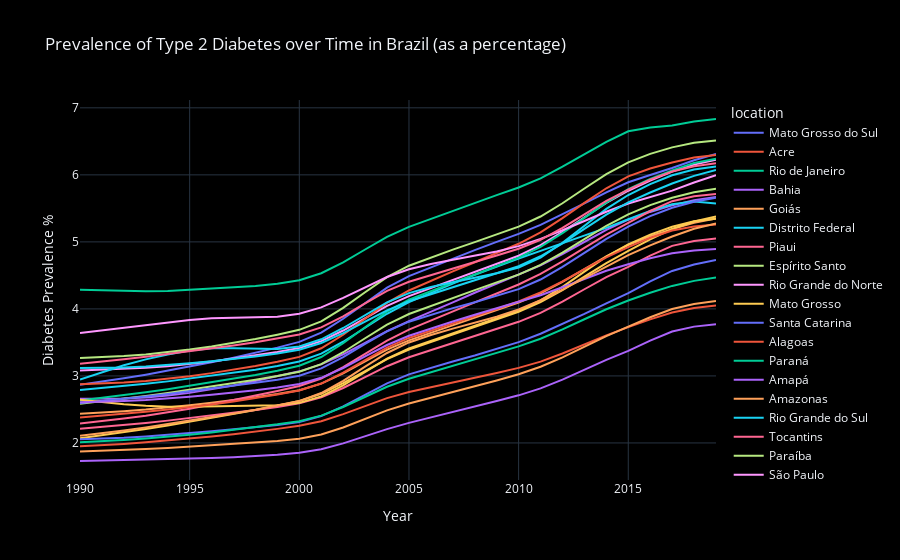

Notebook cell for this chart:
### Code cell
fig = px.line(df,
              x='year',
              y='val_percent',
labels={"year":"Year","val_percent":"Diabetes Prevalence %"
                      },
color='location',
title='Prevalence of Type 2 Diabetes over Time in Brazil (as a percentage)')
fig.update_layout(template='plotly_dark',plot_bgcolor='black', paper_bgcolor='black')
fig.show()

### Figure 1 — Plotly figure (JSON) as saved in the notebook; plotly's stock layout.template omitted (floating-point values rounded to 4 significant figures)
{"data": [{"hovertemplate": "location=Mato Grosso do Sul<br>Year=%{x}<br>Diabetes Prevalence %=%{y}<extra></extra>", "legendgroup": "Mato Grosso do Sul", "line": {"color": "#636efa", "dash": "solid"}, "marker": {"symbol": "circle"}, "mode": "lines", "name": "Mato Grosso do Sul", "orientation": "v", "showlegend": true, "type": "scatter", "x": [1990, 1991, 1992, 1993, 1994, 1995, 1996, 1997, 1998, 1999, 2000, 2001, 2002, 2003, 2004, 2005, 2006, 2007, 2008, 2009, 2010, 2011, 2012, 2013, 2014, 2015, 2016, 2017, 2018, 2019], "xaxis": "x", "y": [2.868, 2.912, 2.964, 3.019, 3.077, 3.138, 3.202, 3.271, 3.344, 3.422, 3.508, 3.646, 3.853, 4.09, 4.316, 4.49, 4.621, 4.75, 4.876, 4.999, 5.12, 5.253, 5.408, 5.575, 5.74, 5.89, 5.998, 6.102, 6.218, 6.313], "yaxis": "y"}, {"hovertemplate": "location=Acre<br>Year=%{x}<br>Diabetes Prevalence %=%{y}<extra></extra>", "legendgroup": "Acre", "line": {"color": "#EF553B", "dash": "solid"}, "marker": {"symbol": "circle"}, "mode": "lines", "name": "Acre", "orientation": "v", "showlegend": true, "type": "scatter", "x": [1990, 1991, 1992, 1993, 1994, 1995, 1996, 1997, 1998, 1999, 2000, 2001, 2002, 2003, 2004, 2005, 2006, 2007, 2008, 2009, 2010, 2011, 2012, 2013, 2014, 2015, 2016, 2017, 2018, 2019], "xaxis": "x", "y": [1.949, 1.965, 1.986, 2.01, 2.037, 2.067, 2.097, 2.131, 2.168, 2.21, 2.255, 2.324, 2.43, 2.551, 2.668, 2.76, 2.828, 2.898, 2.97, 3.043, 3.12, 3.214, 3.334, 3.469, 3.605, 3.728, 3.844, 3.946, 4.013, 4.051], "yaxis": "y"}, {"hovertemplate": "location=Rio de Janeiro<br>Year=%{x}<br>Diabetes Prevalence %=%{y}<extra></extra>", "legendgroup": "Rio de Janeiro", "line": {"color": "#00cc96", "dash": "solid"}, "marker": {"symbol": "circle"}, "mode": "lines", "name": "Rio de Janeiro", "orientation": "v", "showlegend": true, "type": "scatter", "x": [1990, 1991, 1992, 1993, 1994, 1995, 1996, 1997, 1998, 1999, 2000, 2001, 2002, 2003, 2004, 2005, 2006, 2007, 2008, 2009, 2010, 2011, 2012, 2013, 2014, 2015, 2016, 2017, 2018, 2019], "xaxis": "x", "y": [4.286, 4.274, 4.266, 4.262, 4.266, 4.283, 4.304, 4.322, 4.343, 4.375, 4.427, 4.533, 4.696, 4.886, 5.073, 5.223, 5.344, 5.464, 5.581, 5.697, 5.811, 5.948, 6.121, 6.31, 6.493, 6.649, 6.708, 6.737, 6.797, 6.833], "yaxis": "y"}, {"hovertemplate": "location=Bahia<br>Year=%{x}<br>Diabetes Prevalence %=%{y}<extra></extra>", "legendgroup": "Bahia", "line": {"color": "#ab63fa", "dash": "solid"}, "marker": {"symbol": "circle"}, "mode": "lines", "name": "Bahia", "orientation": "v", "showlegend": true, "type": "scatter", "x": [1990, 1991, 1992, 1993, 1994, 1995, 1996, 1997, 1998, 1999, 2000, 2001, 2002, 2003, 2004, 2005, 2006, 2007, 2008, 2009, 2010, 2011, 2012, 2013, 2014, 2015, 2016, 2017, 2018, 2019], "xaxis": "x", "y": [2.658, 2.656, 2.662, 2.678, 2.706, 2.747, 2.799, 2.858, 2.924, 2.995, 3.068, 3.173, 3.321, 3.494, 3.667, 3.817, 3.953, 4.096, 4.241, 4.381, 4.509, 4.649, 4.819, 5.002, 5.179, 5.331, 5.447, 5.545, 5.623, 5.668], "yaxis": "y"}, {"hovertemplate": "location=Goiás<br>Year=%{x}<br>Diabetes Prevalence %=%{y}<extra></extra>", "legendgroup": "Goiás", "line": {"color": "#FFA15A", "dash": "solid"}, "marker": {"symbol": "circle"}, "mode": "lines", "name": "Goiás", "orientation": "v", "showlegend": true, "type": "scatter", "x": [1990, 1991, 1992, 1993, 1994, 1995, 1996, 1997, 1998, 1999, 2000, 2001, 2002, 2003, 2004, 2005, 2006, 2007, 2008, 2009, 2010, 2011, 2012, 2013, 2014, 2015, 2016, 2017, 2018, 2019], "xaxis": "x", "y": [2.436, 2.452, 2.473, 2.497, 2.527, 2.561, 2.598, 2.638, 2.681, 2.731, 2.788, 2.885, 3.037, 3.216, 3.392, 3.531, 3.641, 3.753, 3.866, 3.981, 4.096, 4.233, 4.404, 4.594, 4.784, 4.954, 5.083, 5.191, 5.284, 5.348], "yaxis": "y"}, {"hovertemplate": "location=Distrito Federal<br>Year=%{x}<br>Diabetes Prevalence %=%{y}<extra></extra>", "legendgroup": "Distrito Federal", "line": {"color": "#19d3f3", "dash": "solid"}, "marker": {"symbol": "circle"}, "mode": "lines", "name": "Distrito Federal", "orientation": "v", "showlegend": true, "type": "scatter", "x": [1990, 1991, 1992, 1993, 1994, 1995, 1996, 1997, 1998, 1999, 2000, 2001, 2002, 2003, 2004, 2005, 2006, 2007, 2008, 2009, 2010, 2011, 2012, 2013, 2014, 2015, 2016, 2017, 2018, 2019], "xaxis": "x", "y": [2.791, 2.819, 2.849, 2.882, 2.919, 2.961, 3.005, 3.047, 3.093, 3.148, 3.216, 3.332, 3.51, 3.719, 3.928, 4.1, 4.241, 4.377, 4.507, 4.632, 4.752, 4.866, 4.977, 5.09, 5.21, 5.338, 5.461, 5.561, 5.602, 5.572], "yaxis": "y"}, {"hovertemplate": "location=Piaui<br>Year=%{x}<br>Diabetes Prevalence %=%{y}<extra></extra>", "legendgroup": "Piaui", "line": {"color": "#FF6692", "dash": "solid"}, "marker": {"symbol": "circle"}, "mode": "lines", "name": "Piaui", "orientation": "v", "showlegend": true, "type": "scatter", "x": [1990, 1991, 1992, 1993, 1994, 1995, 1996, 1997, 1998, 1999, 2000, 2001, 2002, 2003, 2004, 2005, 2006, 2007, 2008, 2009, 2010, 2011, 2012, 2013, 2014, 2015, 2016, 2017, 2018, 2019], "xaxis": "x", "y": [2.289, 2.324, 2.363, 2.406, 2.455, 2.512, 2.574, 2.639, 2.706, 2.776, 2.849, 2.962, 3.131, 3.328, 3.526, 3.692, 3.83, 3.964, 4.098, 4.23, 4.364, 4.522, 4.71, 4.912, 5.11, 5.282, 5.461, 5.607, 5.682, 5.713], "yaxis": "y"}, {"hovertemplate": "location=Espírito Santo<br>Year=%{x}<br>Diabetes Prevalence %=%{y}<extra></extra>", "legendgroup": "Espírito Santo", "line": {"color": "#B6E880", "dash": "solid"}, "marker": {"symbol": "circle"}, "mode": "lines", "name": "Espírito Santo", "orientation": "v", "showlegend": true, "type": "scatter", "x": [1990, 1991, 1992, 1993, 1994, 1995, 1996, 1997, 1998, 1999, 2000, 2001, 2002, 2003, 2004, 2005, 2006, 2007, 2008, 2009, 2010, 2011, 2012, 2013, 2014, 2015, 2016, 2017, 2018, 2019], "xaxis": "x", "y": [2.586, 2.621, 2.66, 2.701, 2.745, 2.792, 2.841, 2.891, 2.942, 2.998, 3.062, 3.175, 3.353, 3.562, 3.765, 3.923, 4.045, 4.164, 4.28, 4.395, 4.512, 4.657, 4.84, 5.042, 5.241, 5.411, 5.548, 5.658, 5.74, 5.791], "yaxis": "y"}, {"hovertemplate": "location=Rio Grande do Norte<br>Year=%{x}<br>Diabetes Prevalence %=%{y}<extra></extra>", "legendgroup": "Rio Grande do Norte", "line": {"color": "#FF97FF", "dash": "solid"}, "marker": {"symbol": "circle"}, "mode": "lines", "name": "Rio Grande do Norte", "orientation": "v", "showlegend": true, "type": "scatter", "x": [1990, 1991, 1992, 1993, 1994, 1995, 1996, 1997, 1998, 1999, 2000, 2001, 2002, 2003, 2004, 2005, 2006, 2007, 2008, 2009, 2010, 2011, 2012, 2013, 2014, 2015, 2016, 2017, 2018, 2019], "xaxis": "x", "y": [3.08, 3.09, 3.104, 3.122, 3.146, 3.177, 3.216, 3.259, 3.306, 3.358, 3.418, 3.52, 3.677, 3.862, 4.044, 4.191, 4.309, 4.427, 4.546, 4.668, 4.794, 4.951, 5.15, 5.367, 5.581, 5.763, 5.916, 6.049, 6.152, 6.224], "yaxis": "y"}, {"hovertemplate": "location=Mato Grosso<br>Year=%{x}<br>Diabetes Prevalence %=%{y}<extra></extra>", "legendgroup": "Mato Grosso", "line": {"color": "#FECB52", "dash": "solid"}, "marker": {"symbol": "circle"}, "mode": "lines", "name": "Mato Grosso", "orientation": "v", "showlegend": true, "type": "scatter", "x": [1990, 1991, 1992, 1993, 1994, 1995, 1996, 1997, 1998, 1999, 2000, 2001, 2002, 2003, 2004, 2005, 2006, 2007, 2008, 2009, 2010, 2011, 2012, 2013, 2014, 2015, 2016, 2017, 2018, 2019], "xaxis": "x", "y": [2.071, 2.114, 2.16, 2.209, 2.261, 2.316, 2.373, 2.431, 2.491, 2.555, 2.625, 2.733, 2.891, 3.073, 3.251, 3.394, 3.508, 3.62, 3.731, 3.842, 3.957, 4.1, 4.28, 4.481, 4.684, 4.866, 5.037, 5.191, 5.303, 5.379], "yaxis": "y"}, {"hovertemplate": "location=Santa Catarina<br>Year=%{x}<br>Diabetes Prevalence %=%{y}<extra></extra>", "legendgroup": "Santa Catarina", "line": {"color": "#636efa", "dash": "solid"}, "marker": {"symbol": "circle"}, "mode": "lines", "name": "Santa Catarina", "orientation": "v", "showlegend": true, "type": "scatter", "x": [1990, 1991, 1992, 1993, 1994, 1995, 1996, 1997, 1998, 1999, 2000, 2001, 2002, 2003, 2004, 2005, 2006, 2007, 2008, 2009, 2010, 2011, 2012, 2013, 2014, 2015, 2016, 2017, 2018, 2019], "xaxis": "x", "y": [2.598, 2.627, 2.659, 2.693, 2.729, 2.769, 2.813, 2.855, 2.897, 2.944, 3.002, 3.112, 3.281, 3.478, 3.666, 3.809, 3.916, 4.011, 4.1, 4.192, 4.294, 4.438, 4.626, 4.836, 5.046, 5.228, 5.384, 5.51, 5.598, 5.659], "yaxis": "y"}, {"hovertemplate": "location=Alagoas<br>Year=%{x}<br>Diabetes Prevalence %=%{y}<extra></extra>", "legendgroup": "Alagoas", "line": {"color": "#EF553B", "dash": "solid"}, "marker": {"symbol": "circle"}, "mode": "lines", "name": "Alagoas", "orientation": "v", "showlegend": true, "type": "scatter", "x": [1990, 1991, 1992, 1993, 1994, 1995, 1996, 1997, 1998, 1999, 2000, 2001, 2002, 2003, 2004, 2005, 2006, 2007, 2008, 2009, 2010, 2011, 2012, 2013, 2014, 2015, 2016, 2017, 2018, 2019], "xaxis": "x", "y": [2.876, 2.885, 2.902, 2.926, 2.957, 2.995, 3.042, 3.093, 3.149, 3.213, 3.284, 3.412, 3.615, 3.854, 4.089, 4.275, 4.42, 4.56, 4.697, 4.833, 4.972, 5.143, 5.355, 5.582, 5.8, 5.977, 6.094, 6.183, 6.258, 6.296], "yaxis": "y"}, {"hovertemplate": "location=Paraná<br>Year=%{x}<br>Diabetes Prevalence %=%{y}<extra></extra>", "legendgroup": "Paraná", "line": {"color": "#00cc96", "dash": "solid"}, "marker": {"symbol": "circle"}, "mode": "lines", "name": "Paraná", "orientation": "v", "showlegend": true, "type": "scatter", "x": [1990, 1991, 1992, 1993, 1994, 1995, 1996, 1997, 1998, 1999, 2000, 2001, 2002, 2003, 2004, 2005, 2006, 2007, 2008, 2009, 2010, 2011, 2012, 2013, 2014, 2015, 2016, 2017, 2018, 2019], "xaxis": "x", "y": [2.633, 2.672, 2.714, 2.756, 2.802, 2.853, 2.905, 2.958, 3.014, 3.078, 3.152, 3.282, 3.487, 3.727, 3.959, 4.137, 4.267, 4.392, 4.513, 4.636, 4.765, 4.926, 5.131, 5.359, 5.586, 5.788, 5.94, 6.067, 6.177, 6.24], "yaxis": "y"}, {"hovertemplate": "location=Amapá<br>Year=%{x}<br>Diabetes Prevalence %=%{y}<extra></extra>", "legendgroup": "Amapá", "line": {"color": "#ab63fa", "dash": "solid"}, "marker": {"symbol": "circle"}, "mode": "lines", "name": "Amapá", "orientation": "v", "showlegend": true, "type": "scatter", "x": [1990, 1991, 1992, 1993, 1994, 1995, 1996, 1997, 1998, 1999, 2000, 2001, 2002, 2003, 2004, 2005, 2006, 2007, 2008, 2009, 2010, 2011, 2012, 2013, 2014, 2015, 2016, 2017, 2018, 2019], "xaxis": "x", "y": [1.731, 1.736, 1.743, 1.749, 1.757, 1.766, 1.776, 1.788, 1.803, 1.824, 1.853, 1.907, 1.994, 2.099, 2.207, 2.299, 2.379, 2.46, 2.541, 2.625, 2.71, 2.814, 2.945, 3.091, 3.239, 3.373, 3.526, 3.663, 3.736, 3.772], "yaxis": "y"}, {"hovertemplate": "location=Amazonas<br>Year=%{x}<br>Diabetes Prevalence %=%{y}<extra></extra>", "legendgroup": "Amazonas", "line": {"color": "#FFA15A", "dash": "solid"}, "marker": {"symbol": "circle"}, "mode": "lines", "name": "Amazonas", "orientation": "v", "showlegend": true, "type": "scatter", "x": [1990, 1991, 1992, 1993, 1994, 1995, 1996, 1997, 1998, 1999, 2000, 2001, 2002, 2003, 2004, 2005, 2006, 2007, 2008, 2009, 2010, 2011, 2012, 2013, 2014, 2015, 2016, 2017, 2018, 2019], "xaxis": "x", "y": [1.872, 1.882, 1.895, 1.909, 1.926, 1.945, 1.966, 1.985, 2.006, 2.031, 2.062, 2.125, 2.231, 2.358, 2.485, 2.588, 2.672, 2.757, 2.844, 2.933, 3.024, 3.136, 3.277, 3.435, 3.593, 3.735, 3.876, 3.998, 4.074, 4.118], "yaxis": "y"}, {"hovertemplate": "location=Rio Grande do Sul<br>Year=%{x}<br>Diabetes Prevalence %=%{y}<extra></extra>", "legendgroup": "Rio Grande do Sul", "line": {"color": "#19d3f3", "dash": "solid"}, "marker": {"symbol": "circle"}, "mode": "lines", "name": "Rio Grande do Sul", "orientation": "v", "showlegend": true, "type": "scatter", "x": [1990, 1991, 1992, 1993, 1994, 1995, 1996, 1997, 1998, 1999, 2000, 2001, 2002, 2003, 2004, 2005, 2006, 2007, 2008, 2009, 2010, 2011, 2012, 2013, 2014, 2015, 2016, 2017, 2018, 2019], "xaxis": "x", "y": [2.946, 3.058, 3.16, 3.247, 3.32, 3.38, 3.412, 3.413, 3.401, 3.401, 3.438, 3.546, 3.715, 3.911, 4.097, 4.235, 4.326, 4.399, 4.463, 4.531, 4.617, 4.766, 4.986, 5.241, 5.493, 5.699, 5.862, 5.993, 6.079, 6.125], "yaxis": "y"}, {"hovertemplate": "location=Tocantins<br>Year=%{x}<br>Diabetes Prevalence %=%{y}<extra></extra>", "legendgroup": "Tocantins", "line": {"color": "#FF6692", "dash": "solid"}, "marker": {"symbol": "circle"}, "mode": "lines", "name": "Tocantins", "orientation": "v", "showlegend": true, "type": "scatter", "x": [1990, 1991, 1992, 1993, 1994, 1995, 1996, 1997, 1998, 1999, 2000, 2001, 2002, 2003, 2004, 2005, 2006, 2007, 2008, 2009, 2010, 2011, 2012, 2013, 2014, 2015, 2016, 2017, 2018, 2019], "xaxis": "x", "y": [2.213, 2.24, 2.268, 2.298, 2.333, 2.371, 2.41, 2.449, 2.49, 2.536, 2.59, 2.681, 2.82, 2.983, 3.145, 3.279, 3.386, 3.49, 3.594, 3.699, 3.807, 3.941, 4.109, 4.293, 4.473, 4.628, 4.796, 4.941, 5.014, 5.049], "yaxis": "y"}, {"hovertemplate": "location=Paraíba<br>Year=%{x}<br>Diabetes Prevalence %=%{y}<extra></extra>", "legendgroup": "Paraíba", "line": {"color": "#B6E880", "dash": "solid"}, "marker": {"symbol": "circle"}, "mode": "lines", "name": "Paraíba", "orientation": "v", "showlegend": true, "type": "scatter", "x": [1990, 1991, 1992, 1993, 1994, 1995, 1996, 1997, 1998, 1999, 2000, 2001, 2002, 2003, 2004, 2005, 2006, 2007, 2008, 2009, 2010, 2011, 2012, 2013, 2014, 2015, 2016, 2017, 2018, 2019], "xaxis": "x", "y": [3.269, 3.278, 3.296, 3.321, 3.354, 3.395, 3.44, 3.492, 3.55, 3.615, 3.688, 3.814, 4.015, 4.249, 4.475, 4.644, 4.766, 4.884, 4.997, 5.111, 5.228, 5.378, 5.577, 5.796, 6.01, 6.185, 6.313, 6.41, 6.478, 6.513], "yaxis": "y"}, {"hovertemplate": "location=São Paulo<br>Year=%{x}<br>Diabetes Prevalence %=%{y}<extra></extra>", "legendgroup": "São Paulo", "line": {"color": "#FF97FF", "dash": "solid"}, "marker": {"symbol": "circle"}, "mode": "lines", "name": "São Paulo", "orientation": "v", "showlegend": true, "type": "scatter", "x": [1990, 1991, 1992, 1993, 1994, 1995, 1996, 1997, 1998, 1999, 2000, 2001, 2002, 2003, 2004, 2005, 2006, 2007, 2008, 2009, 2010, 2011, 2012, 2013, 2014, 2015, 2016, 2017, 2018, 2019], "xaxis": "x", "y": [3.642, 3.682, 3.721, 3.758, 3.795, 3.834, 3.861, 3.867, 3.87, 3.884, 3.927, 4.023, 4.163, 4.323, 4.476, 4.591, 4.67, 4.734, 4.792, 4.856, 4.937, 5.045, 5.174, 5.312, 5.45, 5.574, 5.665, 5.765, 5.886, 5.997], "yaxis": "y"}, {"hovertemplate": "location=Minas Gerais<br>Year=%{x}<br>Diabetes Prevalence %=%{y}<extra></extra>", "legendgroup": "Minas Gerais", "line": {"color": "#FECB52", "dash": "solid"}, "marker": {"symbol": "circle"}, "mode": "lines", "name": "Minas Gerais", "orientation": "v", "showlegend": true, "type": "scatter", "x": [1990, 1991, 1992, 1993, 1994, 1995, 1996, 1997, 1998, 1999, 2000, 2001, 2002, 2003, 2004, 2005, 2006, 2007, 2008, 2009, 2010, 2011, 2012, 2013, 2014, 2015, 2016, 2017, 2018, 2019], "xaxis": "x", "y": [2.645, 2.61, 2.579, 2.555, 2.541, 2.542, 2.546, 2.546, 2.548, 2.563, 2.598, 2.694, 2.86, 3.06, 3.258, 3.409, 3.522, 3.633, 3.743, 3.856, 3.973, 4.127, 4.33, 4.557, 4.779, 4.963, 5.108, 5.226, 5.308, 5.344], "yaxis": "y"}, {"hovertemplate": "location=Roraima<br>Year=%{x}<br>Diabetes Prevalence %=%{y}<extra></extra>", "legendgroup": "Roraima", "line": {"color": "#636efa", "dash": "solid"}, "marker": {"symbol": "circle"}, "mode": "lines", "name": "Roraima", "orientation": "v", "showlegend": true, "type": "scatter", "x": [1990, 1991, 1992, 1993, 1994, 1995, 1996, 1997, 1998, 1999, 2000, 2001, 2002, 2003, 2004, 2005, 2006, 2007, 2008, 2009, 2010, 2011, 2012, 2013, 2014, 2015, 2016, 2017, 2018, 2019], "xaxis": "x", "y": [2.056, 2.063, 2.077, 2.096, 2.12, 2.147, 2.175, 2.203, 2.232, 2.268, 2.312, 2.401, 2.546, 2.718, 2.889, 3.023, 3.123, 3.215, 3.305, 3.399, 3.504, 3.629, 3.772, 3.926, 4.084, 4.235, 4.41, 4.566, 4.664, 4.731], "yaxis": "y"}, {"hovertemplate": "location=Ceará<br>Year=%{x}<br>Diabetes Prevalence %=%{y}<extra></extra>", "legendgroup": "Ceará", "line": {"color": "#EF553B", "dash": "solid"}, "marker": {"symbol": "circle"}, "mode": "lines", "name": "Ceará", "orientation": "v", "showlegend": true, "type": "scatter", "x": [1990, 1991, 1992, 1993, 1994, 1995, 1996, 1997, 1998, 1999, 2000, 2001, 2002, 2003, 2004, 2005, 2006, 2007, 2008, 2009, 2010, 2011, 2012, 2013, 2014, 2015, 2016, 2017, 2018, 2019], "xaxis": "x", "y": [2.379, 2.404, 2.434, 2.466, 2.5, 2.535, 2.575, 2.62, 2.669, 2.724, 2.784, 2.886, 3.048, 3.237, 3.422, 3.567, 3.678, 3.786, 3.892, 3.999, 4.11, 4.245, 4.411, 4.592, 4.77, 4.922, 5.059, 5.169, 5.23, 5.258], "yaxis": "y"}, {"hovertemplate": "location=Pará<br>Year=%{x}<br>Diabetes Prevalence %=%{y}<extra></extra>", "legendgroup": "Pará", "line": {"color": "#00cc96", "dash": "solid"}, "marker": {"symbol": "circle"}, "mode": "lines", "name": "Pará", "orientation": "v", "showlegend": true, "type": "scatter", "x": [1990, 1991, 1992, 1993, 1994, 1995, 1996, 1997, 1998, 1999, 2000, 2001, 2002, 2003, 2004, 2005, 2006, 2007, 2008, 2009, 2010, 2011, 2012, 2013, 2014, 2015, 2016, 2017, 2018, 2019], "xaxis": "x", "y": [2.011, 2.024, 2.043, 2.065, 2.091, 2.122, 2.157, 2.194, 2.234, 2.277, 2.325, 2.407, 2.537, 2.689, 2.838, 2.958, 3.055, 3.152, 3.249, 3.345, 3.441, 3.555, 3.694, 3.845, 3.994, 4.124, 4.241, 4.343, 4.418, 4.47], "yaxis": "y"}, {"hovertemplate": "location=Maranhão<br>Year=%{x}<br>Diabetes Prevalence %=%{y}<extra></extra>", "legendgroup": "Maranhão", "line": {"color": "#ab63fa", "dash": "solid"}, "marker": {"symbol": "circle"}, "mode": "lines", "name": "Maranhão", "orientation": "v", "showlegend": true, "type": "scatter", "x": [1990, 1991, 1992, 1993, 1994, 1995, 1996, 1997, 1998, 1999, 2000, 2001, 2002, 2003, 2004, 2005, 2006, 2007, 2008, 2009, 2010, 2011, 2012, 2013, 2014, 2015, 2016, 2017, 2018, 2019], "xaxis": "x", "y": [2.607, 2.614, 2.625, 2.641, 2.662, 2.69, 2.72, 2.751, 2.785, 2.826, 2.878, 2.972, 3.118, 3.291, 3.462, 3.599, 3.708, 3.812, 3.913, 4.01, 4.103, 4.204, 4.322, 4.449, 4.569, 4.666, 4.755, 4.831, 4.873, 4.893], "yaxis": "y"}, {"hovertemplate": "location=Rondônia<br>Year=%{x}<br>Diabetes Prevalence %=%{y}<extra></extra>", "legendgroup": "Rondônia", "line": {"color": "#FFA15A", "dash": "solid"}, "marker": {"symbol": "circle"}, "mode": "lines", "name": "Rondônia", "orientation": "v", "showlegend": true, "type": "scatter", "x": [1990, 1991, 1992, 1993, 1994, 1995, 1996, 1997, 1998, 1999, 2000, 2001, 2002, 2003, 2004, 2005, 2006, 2007, 2008, 2009, 2010, 2011, 2012, 2013, 2014, 2015, 2016, 2017, 2018, 2019], "xaxis": "x", "y": [2.106, 2.143, 2.185, 2.232, 2.282, 2.334, 2.388, 2.441, 2.496, 2.555, 2.625, 2.745, 2.927, 3.138, 3.342, 3.5, 3.611, 3.706, 3.793, 3.883, 3.991, 4.129, 4.288, 4.46, 4.635, 4.801, 4.949, 5.081, 5.195, 5.273], "yaxis": "y"}, {"hovertemplate": "location=Sergipe<br>Year=%{x}<br>Diabetes Prevalence %=%{y}<extra></extra>", "legendgroup": "Sergipe", "line": {"color": "#19d3f3", "dash": "solid"}, "marker": {"symbol": "circle"}, "mode": "lines", "name": "Sergipe", "orientation": "v", "showlegend": true, "type": "scatter", "x": [1990, 1991, 1992, 1993, 1994, 1995, 1996, 1997, 1998, 1999, 2000, 2001, 2002, 2003, 2004, 2005, 2006, 2007, 2008, 2009, 2010, 2011, 2012, 2013, 2014, 2015, 2016, 2017, 2018, 2019], "xaxis": "x", "y": [3.118, 3.118, 3.126, 3.139, 3.161, 3.189, 3.219, 3.252, 3.289, 3.334, 3.392, 3.491, 3.639, 3.811, 3.979, 4.114, 4.218, 4.319, 4.419, 4.524, 4.636, 4.785, 4.979, 5.194, 5.408, 5.589, 5.737, 5.87, 5.985, 6.072], "yaxis": "y"}, {"hovertemplate": "location=Pernambuco<br>Year=%{x}<br>Diabetes Prevalence %=%{y}<extra></extra>", "legendgroup": "Pernambuco", "line": {"color": "#FF6692", "dash": "solid"}, "marker": {"symbol": "circle"}, "mode": "lines", "name": "Pernambuco", "orientation": "v", "showlegend": true, "type": "scatter", "x": [1990, 1991, 1992, 1993, 1994, 1995, 1996, 1997, 1998, 1999, 2000, 2001, 2002, 2003, 2004, 2005, 2006, 2007, 2008, 2009, 2010, 2011, 2012, 2013, 2014, 2015, 2016, 2017, 2018, 2019], "xaxis": "x", "y": [3.181, 3.211, 3.247, 3.285, 3.325, 3.367, 3.41, 3.455, 3.503, 3.557, 3.617, 3.723, 3.89, 4.083, 4.268, 4.405, 4.507, 4.604, 4.7, 4.798, 4.898, 5.032, 5.21, 5.411, 5.611, 5.779, 5.928, 6.051, 6.127, 6.172], "yaxis": "y"}], "layout": {"legend": {"title": {"text": "location"}, "tracegroupgap": 0}, "paper_bgcolor": "black", "plot_bgcolor": "black", "title": {"text": "Prevalence of Type 2 Diabetes over Time in Brazil (as a percentage)"}, "xaxis": {"anchor": "y", "domain": [0, 1], "title": {"text": "Year"}}, "yaxis": {"anchor": "x", "domain": [0, 1], "title": {"text": "Diabetes Prevalence %"}}}}
